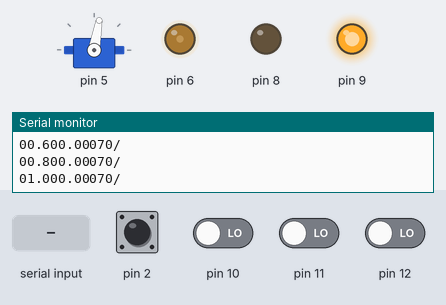
Bench run of a sketch on a simulated Arduino Uno, built with avr-gcc and run on an emulated ATmega328P. Parts: servo, output pins drawn as LEDs (lit = HIGH), the last lines printed to the serial monitor. The inputs (shaded band) are chosen by the test bench; at power-on: pin 2 HIGH, pin 10–12 LOW.

Above: at 1.2 s.
1.3 s: pin 10 driven HIGH
At 2.4 s:
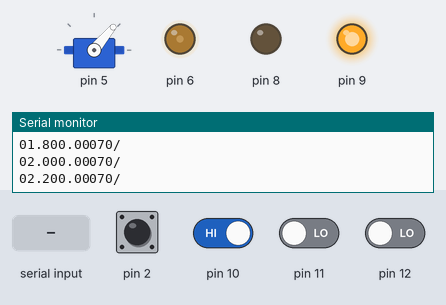
2.8 s: pin 11 driven HIGH
At 3.6 s:
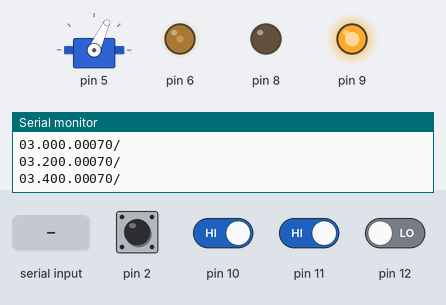
4.3 s: "1" received over Serial
At 6.4 s:
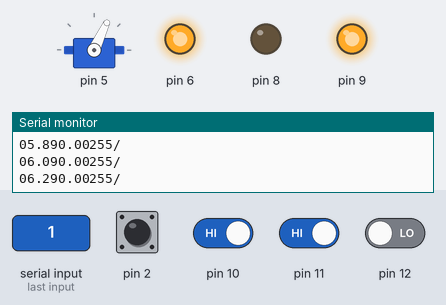
6.7 s: pin 12 driven HIGH
At 7.7 s:
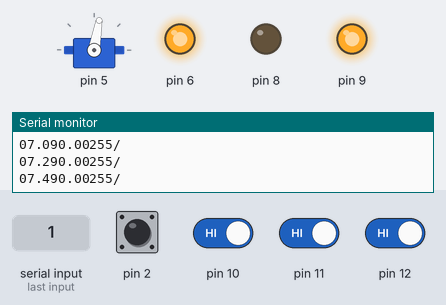
8.2 s: pin 12 driven LOW
At 8.9 s:
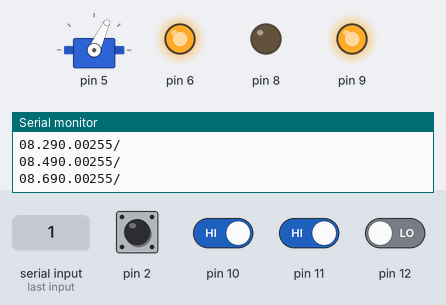
9.7 s: pin 11 driven LOW
At 10.0 s:
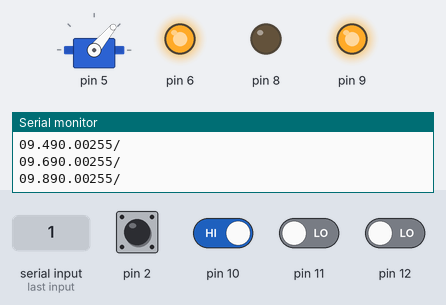
Timing chart, 0 to 12.2 s (numbered marks = the images above; inputs shaded):
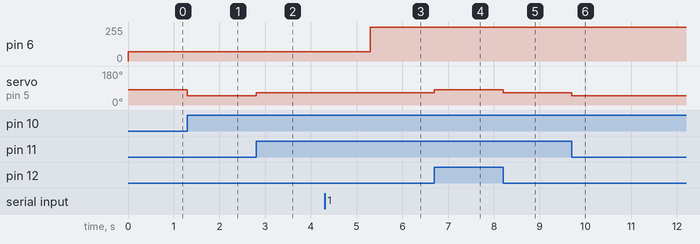

The sketch:

Car_Control_Arduino.ino
```cpp
#include <Car_Control.h>
#include <Servo.h>

Servo MG995_Servo; // Instance of Servo

int serv = 0;
Car_Control car;
int limit_low = 0;
int limit_high = 6;

void setup() {
  pinMode(IN1,OUTPUT);
  pinMode(IN2,OUTPUT);
  pinMode(ENA,OUTPUT);

  pinMode(encoderPinA, INPUT_PULLUP);
  pinMode(encoderPinB, INPUT_PULLUP);
  attachInterrupt(digitalPinToInterrupt(encoderPinA), updateEncoder, CHANGE);

  digitalWrite(IN1,LOW); // rotate forward
  digitalWrite(IN2,HIGH);

  pinMode(sensorIzqPin, INPUT) ;
  pinMode(sensorDerPin, INPUT) ;
  pinMode(sensorCentralPin, INPUT) ;

  MG995_Servo.attach(Servo_PWM); // Connect D6 of Arduino with pwm signal pin of servo motor
//  analogWrite(ENA,90);
  Serial.begin(115200);
}

void loop() {
//  Serial.print(car.pwm);
//  Serial.print(" ");

//  Serial.print(car.speed);
//  Serial.print(",");
//  Serial.print(limit_low);
//  Serial.print(",");
//  Serial.println(limit_high);


//  Serial.print(" ");
//  Serial.println(car.pid.u_);
  car.readSpeed();
  car.updateMotorSpeed();

  serv = car.updateServo(car.updateDirection());
  if(serv != 0)
    MG995_Servo.write(serv);
}

void updateEncoder() {// Called when encoder changes state
  if (digitalRead(encoderPinB) == digitalRead(encoderPinA))
    car.encoderCount++;
  else
    car.encoderCount--;
}
```

Measured:
- after the input at 1.3 s, servo on pin 5: 80° → 50° at once
- after the input at 2.8 s, servo on pin 5: 50° → 65° at once
- after the input at 4.3 s, pin 6: 70/255 → 255/255 after 1.0 s
- after the input at 6.7 s, servo on pin 5: 65° → 80° at once
- after the input at 8.2 s, servo on pin 5: 80° → 65° at once
- after the input at 9.7 s, servo on pin 5: 65° → 50° at once
